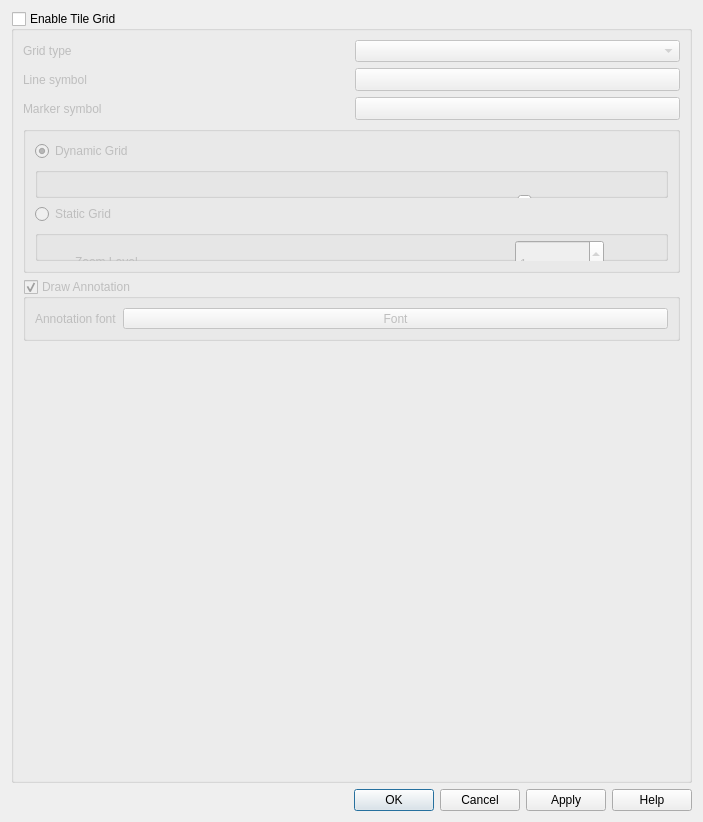
<?xml version="1.0" encoding="UTF-8"?>
<ui version="4.0">
 <class>QgsDecorationTileGridDialog</class>
 <widget class="QDialog" name="QgsDecorationTileGridDialog">
  <property name="geometry">
   <rect>
    <x>0</x>
    <y>0</y>
    <width>703</width>
    <height>822</height>
   </rect>
  </property>
  <property name="windowTitle">
   <string>Grid Properties</string>
  </property>
  <layout class="QVBoxLayout" name="verticalLayout">
   <property name="sizeConstraint">
    <enum>QLayout::SetMinimumSize</enum>
   </property>
   <item>
    <widget class="QGroupBox" name="grpEnable">
     <property name="title">
      <string>Enable Tile Grid</string>
     </property>
     <property name="checkable">
      <bool>true</bool>
     </property>
     <property name="checked">
      <bool>false</bool>
     </property>
     <layout class="QGridLayout" name="gridLayout_3">
      <item row="0" column="0">
       <widget class="QLabel" name="mGridTypeLabel">
        <property name="text">
         <string>Grid type</string>
        </property>
        <property name="wordWrap">
         <bool>true</bool>
        </property>
       </widget>
      </item>
      <item row="0" column="1">
       <widget class="QComboBox" name="mGridTypeComboBox">
        <property name="sizePolicy">
         <sizepolicy hsizetype="Preferred" vsizetype="Preferred">
          <horstretch>0</horstretch>
          <verstretch>0</verstretch>
         </sizepolicy>
        </property>
       </widget>
      </item>
      <item row="1" column="0">
       <widget class="QLabel" name="mLineSymbolLabel">
        <property name="text">
         <string>Line symbol</string>
        </property>
        <property name="wordWrap">
         <bool>true</bool>
        </property>
       </widget>
      </item>
      <item row="1" column="1">
       <widget class="QgsSymbolButton" name="mLineSymbolButton">
        <property name="enabled">
         <bool>false</bool>
        </property>
        <property name="sizePolicy">
         <sizepolicy hsizetype="Preferred" vsizetype="Preferred">
          <horstretch>0</horstretch>
          <verstretch>0</verstretch>
         </sizepolicy>
        </property>
        <property name="minimumSize">
         <size>
          <width>100</width>
          <height>0</height>
         </size>
        </property>
        <property name="text">
         <string/>
        </property>
       </widget>
      </item>
      <item row="2" column="0">
       <widget class="QLabel" name="mMarkerSymbolLabel">
        <property name="text">
         <string>Marker symbol</string>
        </property>
        <property name="wordWrap">
         <bool>true</bool>
        </property>
       </widget>
      </item>
      <item row="2" column="1">
       <widget class="QgsSymbolButton" name="mMarkerSymbolButton">
        <property name="enabled">
         <bool>false</bool>
        </property>
        <property name="sizePolicy">
         <sizepolicy hsizetype="Preferred" vsizetype="Preferred">
          <horstretch>0</horstretch>
          <verstretch>0</verstretch>
         </sizepolicy>
        </property>
        <property name="minimumSize">
         <size>
          <width>100</width>
          <height>0</height>
         </size>
        </property>
        <property name="text">
         <string/>
        </property>
       </widget>
      </item>
      <item row="3" column="0" colspan="2">
       <widget class="QGroupBox" name="grpStaticDynamic">
        <property name="title">
         <string/>
        </property>
        <layout class="QVBoxLayout" name="verticalLayout_3">
         <item>
          <widget class="QRadioButton" name="mDynamicGrid">
           <property name="text">
            <string>Dynamic Grid</string>
           </property>
           <property name="checked">
            <bool>true</bool>
           </property>
           <attribute name="buttonGroup">
            <string notr="true">buttonGroup</string>
           </attribute>
          </widget>
         </item>
         <item>
          <widget class="QGroupBox" name="dynamicGroupBox">
           <property name="title">
            <string/>
           </property>
           <widget class="QLabel" name="mZoomFactorLabel">
            <property name="geometry">
             <rect>
              <x>40</x>
              <y>20</y>
              <width>251</width>
              <height>33</height>
             </rect>
            </property>
            <property name="text">
             <string>Zoom Factor</string>
            </property>
           </widget>
           <widget class="QSlider" name="mZoomFactorSlider">
            <property name="geometry">
             <rect>
              <x>410</x>
              <y>20</y>
              <width>160</width>
              <height>30</height>
             </rect>
            </property>
            <property name="minimum">
             <number>1</number>
            </property>
            <property name="maximum">
             <number>200</number>
            </property>
            <property name="value">
             <number>100</number>
            </property>
            <property name="orientation">
             <enum>Qt::Horizontal</enum>
            </property>
           </widget>
          </widget>
         </item>
         <item>
          <widget class="QRadioButton" name="mStaticGrid">
           <property name="enabled">
            <bool>false</bool>
           </property>
           <property name="text">
            <string>Static Grid</string>
           </property>
           <attribute name="buttonGroup">
            <string notr="true">buttonGroup</string>
           </attribute>
          </widget>
         </item>
         <item>
          <widget class="QGroupBox" name="staticGroupBox">
           <property name="title">
            <string/>
           </property>
           <widget class="QLabel" name="mZoomLevelLabel">
            <property name="geometry">
             <rect>
              <x>40</x>
              <y>0</y>
              <width>241</width>
              <height>64</height>
             </rect>
            </property>
            <property name="maximumSize">
             <size>
              <width>583</width>
              <height>16777215</height>
             </size>
            </property>
            <property name="text">
             <string>Zoom Level</string>
            </property>
            <property name="wordWrap">
             <bool>true</bool>
            </property>
            <property name="buddy">
             <cstring>mZoomLevelSpinBox</cstring>
            </property>
           </widget>
           <widget class="QSpinBox" name="mZoomLevelSpinBox">
            <property name="geometry">
             <rect>
              <x>480</x>
              <y>10</y>
              <width>89</width>
              <height>48</height>
             </rect>
            </property>
            <property name="sizePolicy">
             <sizepolicy hsizetype="Fixed" vsizetype="Fixed">
              <horstretch>0</horstretch>
              <verstretch>0</verstretch>
             </sizepolicy>
            </property>
            <property name="minimum">
             <number>1</number>
            </property>
            <property name="maximum">
             <number>30</number>
            </property>
           </widget>
          </widget>
         </item>
        </layout>
       </widget>
      </item>
      <item row="20" column="0" colspan="2">
       <widget class="QGroupBox" name="mDrawAnnotationCheckBox">
        <property name="enabled">
         <bool>true</bool>
        </property>
        <property name="title">
         <string>Draw Annotation</string>
        </property>
        <property name="flat">
         <bool>false</bool>
        </property>
        <property name="checkable">
         <bool>true</bool>
        </property>
        <property name="checked">
         <bool>true</bool>
        </property>
        <layout class="QGridLayout" name="gridLayout">
         <property name="sizeConstraint">
          <enum>QLayout::SetMinimumSize</enum>
         </property>
         <item row="0" column="1">
          <widget class="QgsFontButton" name="mAnnotationFontButton">
           <property name="sizePolicy">
            <sizepolicy hsizetype="Expanding" vsizetype="Fixed">
             <horstretch>0</horstretch>
             <verstretch>0</verstretch>
            </sizepolicy>
           </property>
           <property name="text">
            <string>Font</string>
           </property>
          </widget>
         </item>
         <item row="0" column="0">
          <widget class="QLabel" name="mAnnotationFontLabel">
           <property name="text">
            <string>Annotation font</string>
           </property>
          </widget>
         </item>
        </layout>
       </widget>
      </item>
      <item row="21" column="0" colspan="2">
       <spacer name="verticalSpacer">
        <property name="orientation">
         <enum>Qt::Vertical</enum>
        </property>
        <property name="sizeHint" stdset="0">
         <size>
          <width>20</width>
          <height>20</height>
         </size>
        </property>
       </spacer>
      </item>
     </layout>
    </widget>
   </item>
   <item>
    <widget class="QDialogButtonBox" name="buttonBox">
     <property name="orientation">
      <enum>Qt::Horizontal</enum>
     </property>
     <property name="standardButtons">
      <set>QDialogButtonBox::Apply|QDialogButtonBox::Cancel|QDialogButtonBox::Help|QDialogButtonBox::Ok</set>
     </property>
    </widget>
   </item>
  </layout>
 </widget>
 <customwidgets>
  <customwidget>
   <class>QgsFontButton</class>
   <extends>QToolButton</extends>
   <header>qgsfontbutton.h</header>
  </customwidget>
  <customwidget>
   <class>QgsSymbolButton</class>
   <extends>QToolButton</extends>
   <header>qgssymbolbutton.h</header>
  </customwidget>
 </customwidgets>
 <tabstops>
  <tabstop>grpEnable</tabstop>
  <tabstop>mGridTypeComboBox</tabstop>
  <tabstop>mLineSymbolButton</tabstop>
  <tabstop>mMarkerSymbolButton</tabstop>
  <tabstop>mDynamicGrid</tabstop>
  <tabstop>mStaticGrid</tabstop>
  <tabstop>mDrawAnnotationCheckBox</tabstop>
  <tabstop>mAnnotationFontButton</tabstop>
 </tabstops>
 <resources/>
 <connections/>
 <buttongroups>
  <buttongroup name="buttonGroup"/>
 </buttongroups>
</ui>
